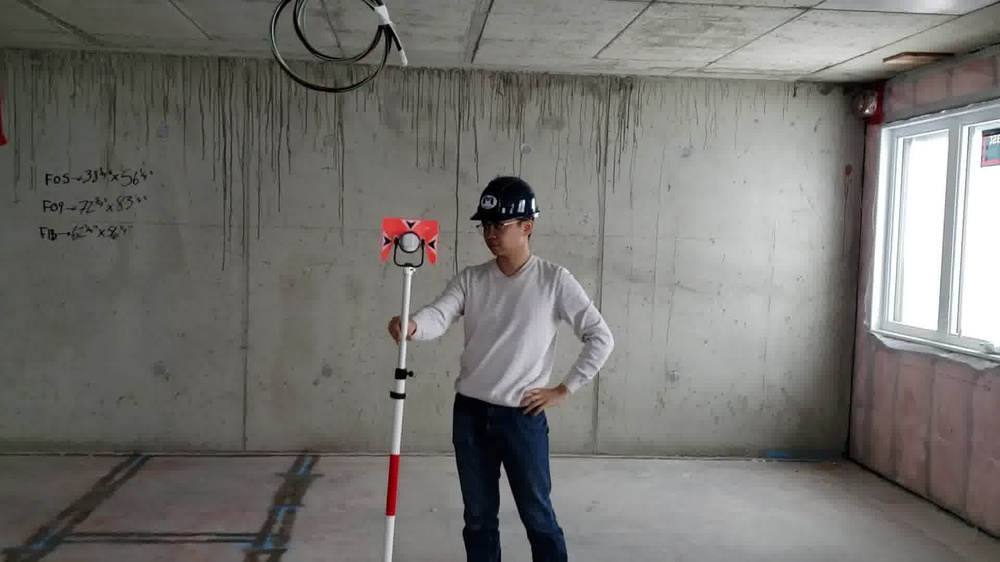
#> input picture Images/131449_000046.jpg, 1000 x 562 px, shrunk from 1920 x 1080 before the run
$ python draw_rectangle.py
#> lines starting #> are read from the running program, lines starting #| are printed output that depends on the picture; long printed decimals are rounded
#!/usr/bin/python3

import cv2

def draw_rectangle(arg_im_path):
	# pass
#> called with arg_im_path = './Images/131449_000046.jpg'
	im_path = arg_im_path

	im = cv2.imread(im_path)
#> im is the input picture: shape (562, 1000, 3); mean B, G, R 112.1, 115.6, 117.1

	im_shap = im.shape
#> im_shap = (562, 1000, 3)
	wight = im_shap[0]
#> wight = 562
	height = im_shap[1]
#> height = 1000
	lable = 'prism'

	# factor=[0.528736,0.436224,0.558357,0.481889]
	factor = [0.380275,0.385850,0.438417,0.476157]

	# left_x = int(wight*factor[0])
	# left_y = int(height*factor[1])

	# # right_x = left_x+100
	# # right_y = left_y+100
	# right_x = int(wight*factor[2])
	# right_y = int(height*factor[3])
	#
	left_x = int(height*factor[0])
#> left_x = 380
	left_y = int(wight*factor[1])
#> left_y = 216

	# right_x = left_x+100
	# right_y = left_y+100
	right_x = int(height*factor[2])
#> right_x = 438
	right_y = int(wight*factor[3])
#> right_y = 267

	print('left x,y are %f,%f'%(left_x,left_y))
#| left x,y are 380.000,216.000
	print('right x,y are %f,%f'%(right_x,right_y))
#| right x,y are 438.000,267.000

	font = cv2.FONT_HERSHEY_SIMPLEX

	cv2.rectangle(im,(left_x,left_y),(right_x,right_y),(0,255,0),4)
	cv2.putText(im,lable,(left_x,left_y-10),font,1,(0,255,0),2)
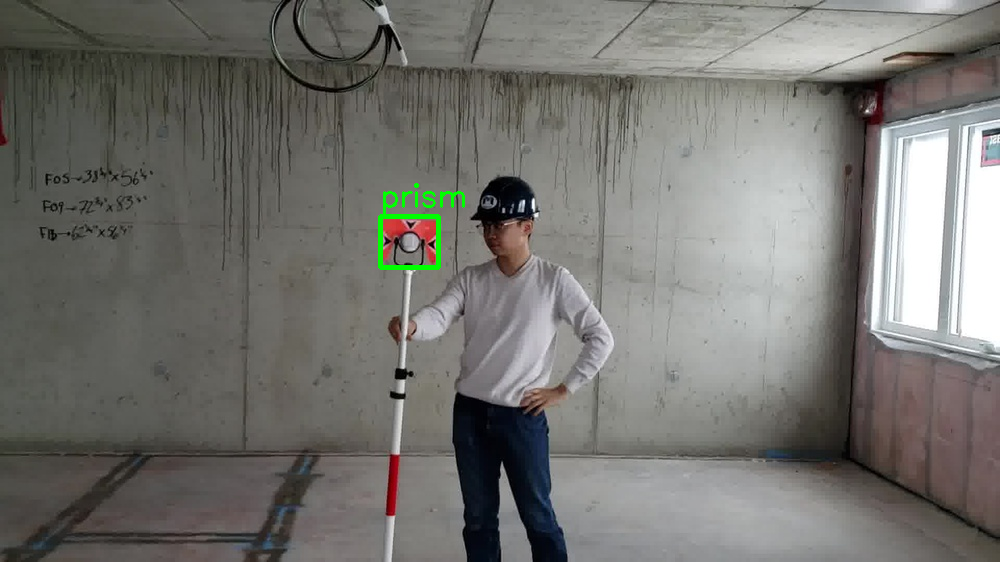
#> im: shape (562, 1000, 3); mean B, G, R 111.8, 116, 116.7

	cv2.imwrite('131449_000046.jpeg',im)

	print('Image processed')


def image_info(arg_file_path):
	# pass
	file_path = arg_file_path

	with open(file_path,'r') as f:
		lines = f.readlines()

		line_num = len(lines)


	return(line_num,)


if __name__ == '__main__':
	# main()
	im_path = "./Images/131449_000046.jpg"


	# image_num = image_info()

	draw_rectangle(im_path)

$ run again, with Images/131449_000007.jpg copied over Images/131449_000046.jpg
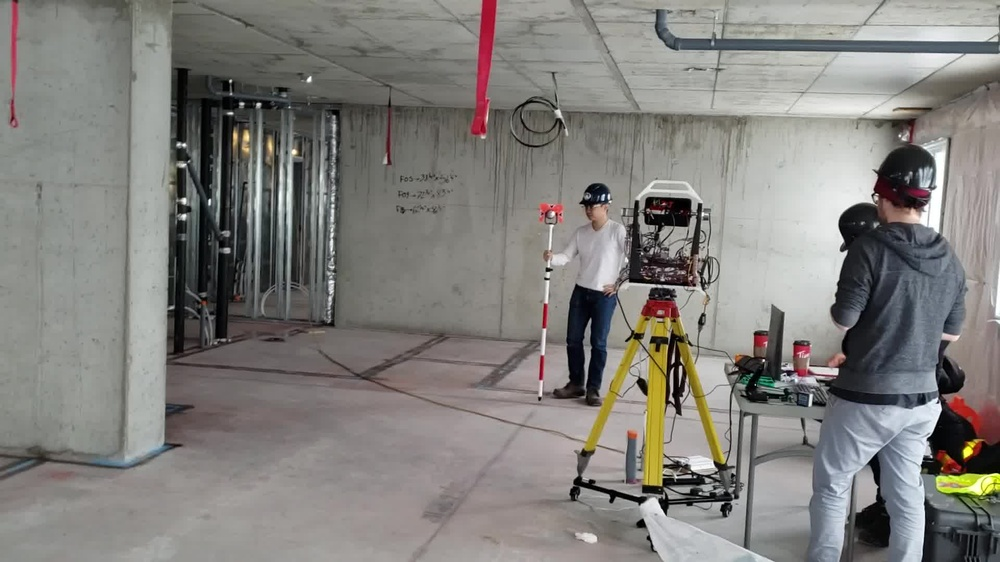
#> input picture Images/131449_000007.jpg, 1000 x 562 px, shrunk from 1920 x 1080 before the run
#> in draw_rectangle, im is the input picture: shape (562, 1000, 3); mean B, G, R 124.9, 128.4, 130.3
#| left x,y are 380.000,216.000
#| right x,y are 438.000,267.000
#> in draw_rectangle, `cv2.putText(im,lable,(left_x,left_y-10),font,1,(0,255,0),2)`:
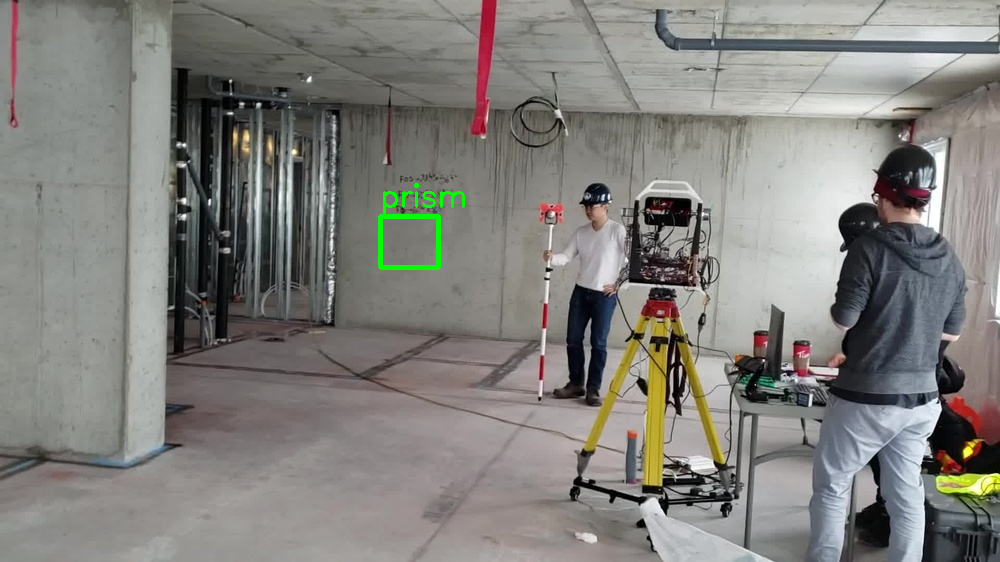
#> im: shape (562, 1000, 3); mean B, G, R 124.5, 128.8, 130

$ run again, with Images/131905_000091.jpg copied over Images/131449_000046.jpg
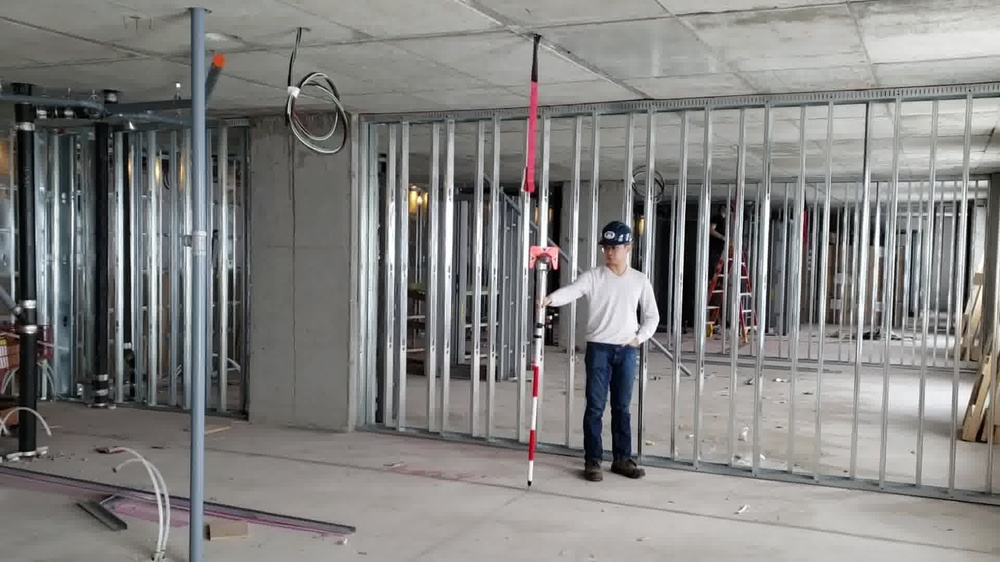
#> input picture Images/131905_000091.jpg, 1000 x 562 px, shrunk from 1920 x 1080 before the run
#> in draw_rectangle, im is the input picture: shape (562, 1000, 3); mean B, G, R 128.1, 129.6, 130
#| left x,y are 380.000,216.000
#| right x,y are 438.000,267.000
#> in draw_rectangle, `cv2.putText(im,lable,(left_x,left_y-10),font,1,(0,255,0),2)`:
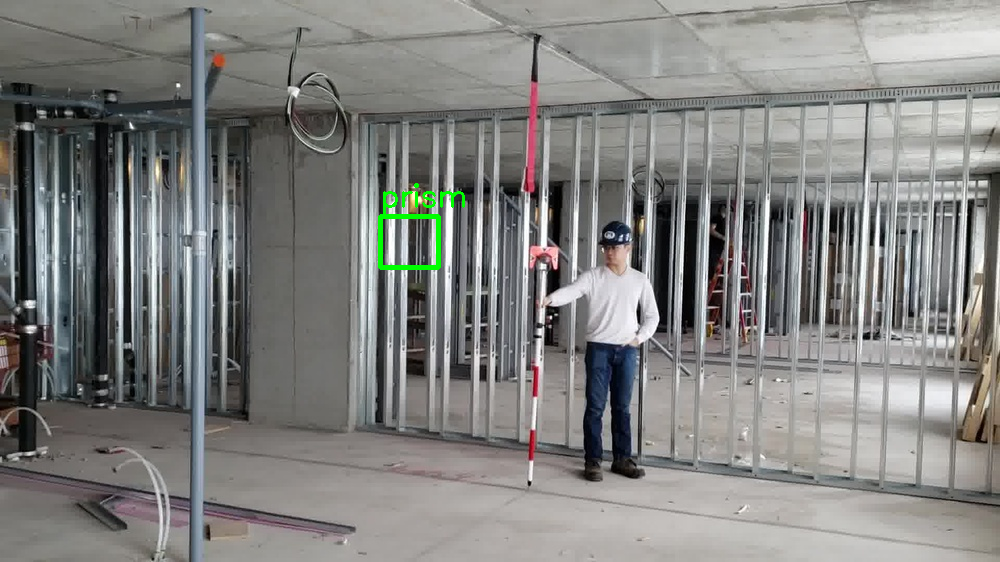
#> im: shape (562, 1000, 3); mean B, G, R 127.8, 130, 129.6
